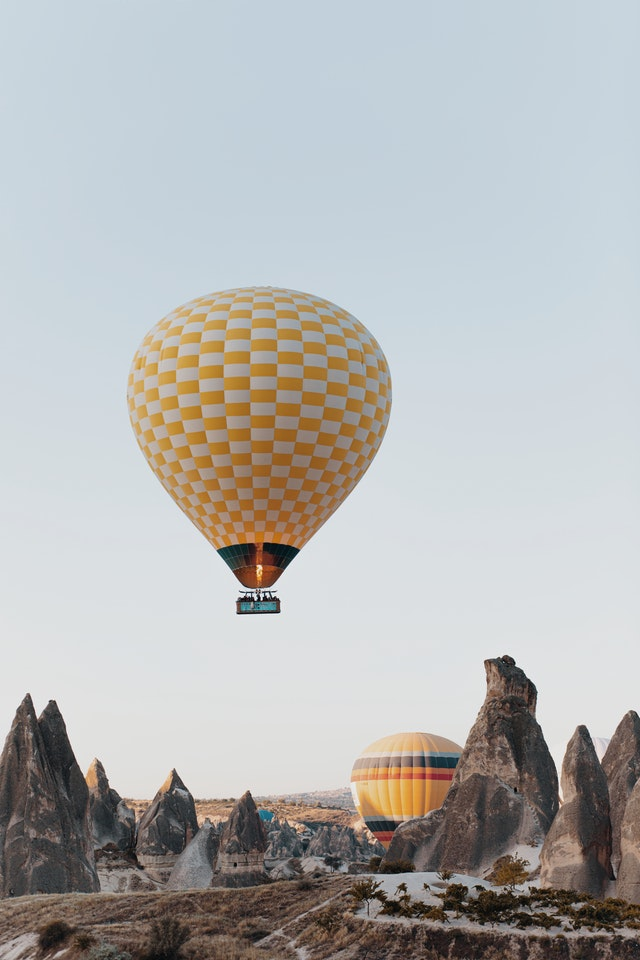
#> input picture 1.1 aircraft.jpg.jpg, 640 x 960 px, found by its file name
$ jupyter execute 'kenar_algılama.ipynb'
#> lines starting #> are read from the running program, lines starting #| are printed output that depends on the picture; after the words box and inside, x2 and y2 are one past the last pixel; in counts of white or black regions, pixels touching at a corner belong together
[cell 1]
import cv2
import numpy as np
from matplotlib import pyplot as plt

[cell 2]
img  = cv2.imread("1.1 aircraft.jpg.jpg")
#> img is the input picture: shape (960, 640, 3); mean B, G, R 179.6, 180.6, 180.1

[cell 3]
edges = cv2.Canny(img , 100,200 )
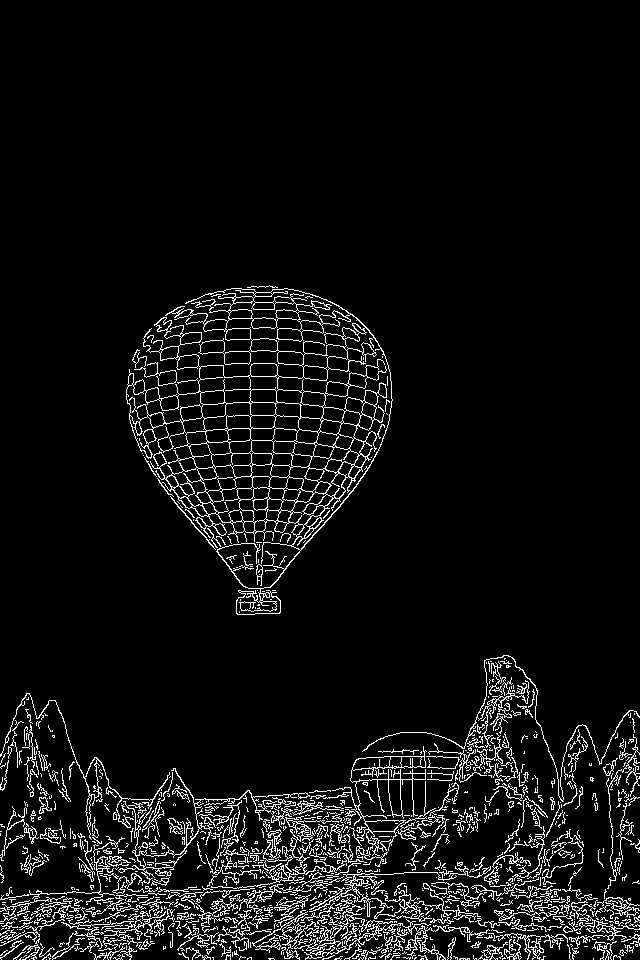
#> edges: shape (960, 640); 6.4% white in thin lines or dots, all inside (x1, y1, x2, y2) = (0, 285, 640, 960)
edges


$ run again, with 14.1 smile.jpg.jpg copied over 1.1 aircraft.jpg.jpg
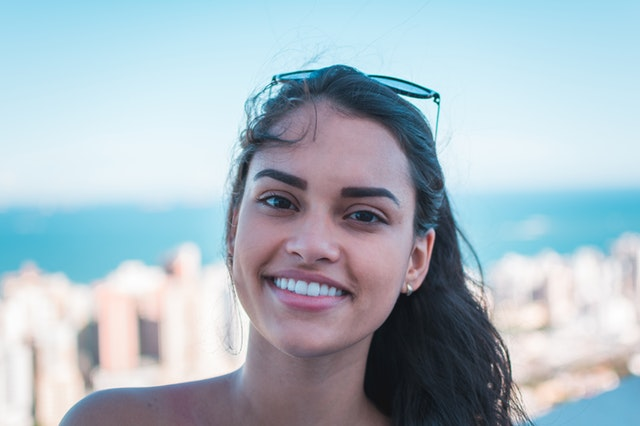
#> input picture 14.1 smile.jpg.jpg, 640 x 426 px, found by its file name
#> img is the input picture: shape (426, 640, 3); mean B, G, R 195.2, 185.1, 169.2
#> `edges = cv2.Canny(img , 100,200 )`:
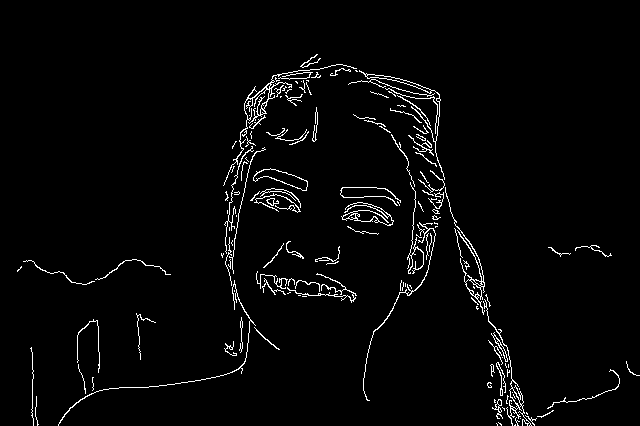
#> edges: shape (426, 640); 2.8% white in thin lines or dots, all inside (x1, y1, x2, y2) = (17, 54, 640, 426)
